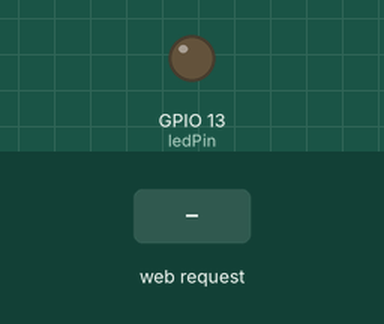
This sketch was run on a simulated ESP8266 (NodeMCU). Shown: output pins drawn as LEDs (lit = HIGH). The inputs (shaded band) are chosen by the test bench. WiFi joins after 1.5 s; servers stay silent unless stated; what the sketch prints to the serial monitor is not drawn.

Above: at 2.7 s.
2.8 s: HTTP request GET /LED-ON received
At 3.5 s:
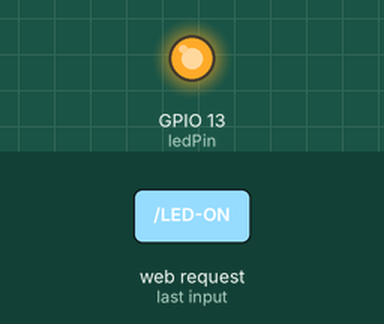
4.3 s: HTTP request GET /LED-OFF received
At 4.6 s:
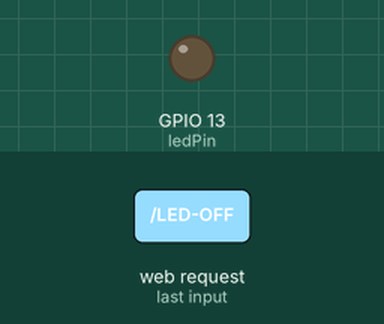
Timing chart, 0 to 7.3 s (numbered marks = the images above; inputs shaded):
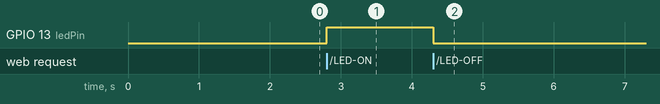

The sketch:

wifi_connexion.ino
```cpp
#include <ESP8266WiFi.h>

const char* ssid = "Moni";
const char* password = "12345678";

int ledPin = 13; // GPI013 - D7
WiFiServer server (80);

void setup() {
  Serial.begin(115200);
  delay(10);

  pinMode (ledPin, OUTPUT);
  digitalWrite(ledPin, LOW);

  // Wifi connecting
  Serial.println();
  Serial.println();
  Serial.print ("Connecting to ");
  Serial.println(ssid);

  WiFi.begin(ssid, password);

  while (WiFi.status() != WL_CONNECTED) {
    delay (500);
    Serial.print (".");
    }

  Serial.println("");
  Serial.println("WiFi connected");

//server starting
server.begin();
Serial.println("Server started");

// serial print

Serial.print("Use this URL to connect: ");

Serial.print("http://");

Serial.print (WiFi.localIP());

Serial.println("/");
}

void loop() {

WiFiClient client = server.available();

if (!client) {

return;

}

Serial.println("new client");
while (!client.available()) {
  delay(1);
}
// reading strings
String request = client.readStringUntil('\r');
Serial.println (request);
client.flush();
int value = LOW;

if (request.indexOf("/LED-ON") != -1) {
  digitalWrite(ledPin, HIGH);
  value = HIGH;
}
if (request.indexOf ("/LED-OFF") != -1) {

digitalWrite(ledPin, LOW);
value = LOW;
}
// HTML to Internet

client.println("HTTP/1.1 200 OK");
client.println("Content-Type: text/html");
client.println("");
client.println("<!DOCTYPE HTML>");
client.println("<html><br><br><br><br><br><br><br>");
client.print ("Led pin is now: ");

if (value == HIGH) {
  client.print("on");
} else {

client.print("off");
}

client.println("");
client.println("<a href=\"/LED-ON\"\"><button>led on </button></a>");
client.println("<a href=\"/LED-OFF\"\"><button>led off </button></a>");
client.println("</html>");
delay (1);
Serial.println("Client disonnected");
Serial.println("");

}
```

Measured:
- after the input at 2.8 s, GPIO 13 (ledPin): LOW → HIGH at once
- after the input at 4.3 s, GPIO 13 (ledPin): HIGH → LOW at once
